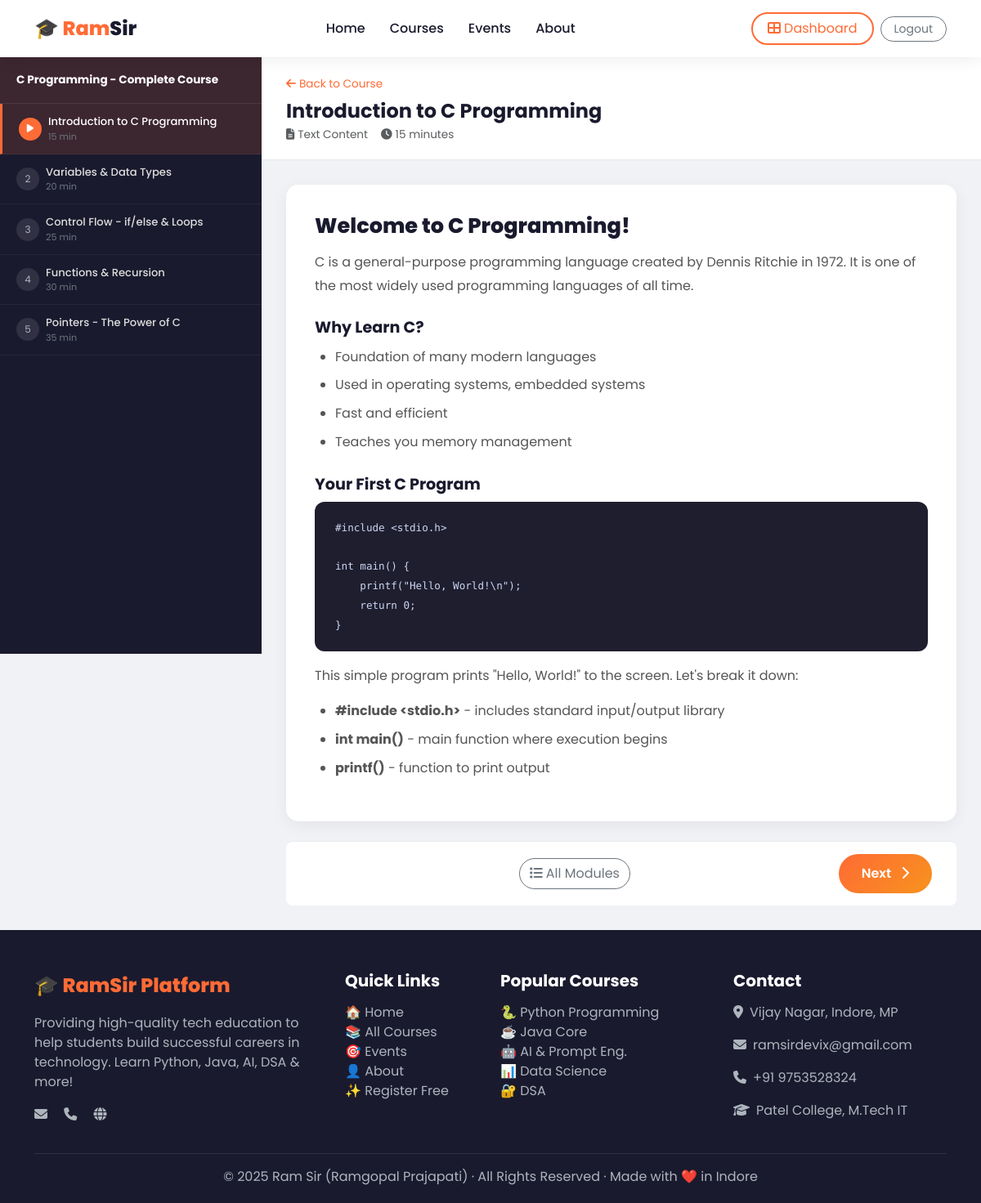
Screenshot of /courses/c-programming-complete-course/module/1/ (signed in) with the database file from the repository.
### courses/models.py (models this page shows, shortened)
class Course(models.Model):
    LEVEL_CHOICES = [
        ('beginner', 'Beginner'),
        ('intermediate', 'Intermediate'),
        ('advanced', 'Advanced'),
        ('all', 'All Levels'),
    ]
    TYPE_CHOICES = [
        ('free', 'Free'),
        ('paid', 'Paid'),
    ]
    title = models.CharField(max_length=200)
    slug = models.SlugField(unique=True, blank=True)
    category = models.ForeignKey(Category, on_delete=models.SET_NULL, null=True)
    description = models.TextField()
    short_description = models.CharField(max_length=300)
    thumbnail = models.ImageField(upload_to='course_thumbnails/', blank=True, null=True)
    thumbnail_url = models.URLField(blank=True, help_text="Or paste image URL here")
    course_type = models.CharField(max_length=10, choices=TYPE_CHOICES, default='free')
    price = models.DecimalField(max_digits=8, decimal_places=2, default=0.00)
    level = models.CharField(max_length=15, choices=LEVEL_CHOICES, default='all')
    duration = models.CharField(max_length=50, blank=True, help_text="e.g. 20 hours")
    instructor_name = models.CharField(max_length=100, default='Ram Sir (Ramgopal Prajapati)')
    instructor_bio = models.TextField(blank=True)
    is_featured = models.BooleanField(default=False)
    is_active = models.BooleanField(default=True)
    students_count = models.IntegerField(default=0)
    rating = models.DecimalField(max_digits=3, decimal_places=1, default=4.9)
    what_you_learn = models.TextField(blank=True, help_text="One point per line")
    requirements = models.TextField(blank=True, help_text="One requirement per line")
    created_at = models.DateTimeField(auto_now_add=True)
    updated_at = models.DateTimeField(auto_now=True)
    class Meta:
        ordering = ['-is_featured', '-created_at']
    def get_modules(self):
        return self.modules.filter(is_active=True).order_by('order')

class Module(models.Model):
    CONTENT_TYPE_CHOICES = [
        ('video', 'YouTube Video'),
        ('text', 'Text Content'),
        ('image', 'Image'),
        ('mixed', 'Mixed Content'),
    ]
    course = models.ForeignKey(Course, on_delete=models.CASCADE, related_name='modules')
    title = models.CharField(max_length=200)
    description = models.TextField(blank=True)
    order = models.IntegerField(default=0)
    content_type = models.CharField(max_length=10, choices=CONTENT_TYPE_CHOICES, default='mixed')
    youtube_url = models.URLField(blank=True, help_text="YouTube video URL or ID")
    text_content = models.TextField(blank=True, help_text="Rich text content, supports HTML")
    image = models.ImageField(upload_to='module_images/', blank=True, null=True)
    image_url = models.URLField(blank=True, help_text="Or paste image URL")
    image_caption = models.CharField(max_length=300, blank=True)
    duration_minutes = models.IntegerField(default=0, help_text="Duration in minutes")
    is_active = models.BooleanField(default=True)
    is_preview = models.BooleanField(default=False, help_text="Free preview for paid courses?")
    ai_generated = models.BooleanField(default=False)
    created_at = models.DateTimeField(auto_now_add=True)
    updated_at = models.DateTimeField(auto_now=True)
    class Meta:
        ordering = ['order']

### courses/views.py (the view)
# urls.py: path('courses/<slug:course_slug>/module/<int:module_id>/', course_views.module_detail, name='module_detail'),
@login_required
def module_detail(request, course_slug, module_id):
    course = get_object_or_404(Course, slug=course_slug, is_active=True)
    module = get_object_or_404(Module, id=module_id, course=course, is_active=True)
    is_enrolled = Enrollment.objects.filter(user=request.user, course=course, status='active').exists()
    if course.course_type == 'paid' and not is_enrolled and not module.is_preview:
        messages.error(request, '🔒 Please enroll in this course to access this module.')
        return redirect('course_detail', slug=course_slug)
    if is_enrolled:
        ModuleProgress.objects.get_or_create(user=request.user, module=module)
    modules = course.get_modules()
    progress_data = {}
    for m in modules:
        prog = ModuleProgress.objects.filter(user=request.user, module=m).first()
        progress_data[m.id] = prog.completed if prog else False
    module_list = list(modules)
    current_idx = next((i for i, m in enumerate(module_list) if m.id == module.id), 0)
    prev_module = module_list[current_idx - 1] if current_idx > 0 else None
    next_module = module_list[current_idx + 1] if current_idx < len(module_list) - 1 else None
    enrollment = Enrollment.objects.filter(user=request.user, course=course).first()
    context = {
        'course': course,
        'module': module,
        'modules': modules,
        'progress_data': progress_data,
        'prev_module': prev_module,
        'next_module': next_module,
        'enrollment': enrollment,
        'is_enrolled': is_enrolled,
    }
    return render(request, 'courses/module_detail.html', context)

### courses/templatetags/course_extras.py (called while the page is built)
@register.filter
def get_item(dictionary, key):
    if isinstance(dictionary, dict):
        return dictionary.get(key, False)
    return False

### templates/courses/module_detail.html (shortened to what this page needs)
{% extends 'base.html' %}
{% load course_extras %}
{% block content %}
<div class="learning-layout">
    <div class="course-sidebar-nav">
        <div class="sidebar-header">
            <h6>{{ course.title }}</h6>
        </div>
        {% for m in modules %}
        <a href="/courses/{{ course.slug }}/module/{{ m.id }}/"
           class="module-nav-item d-flex align-items-center gap-2
                  {% if m.id == module.id %}active{% elif progress_data|get_item:m.id %}done{% endif %}">
            <div class="mnum">
                {% if progress_data|get_item:m.id %}<i class="fas fa-check" style="font-size:0.7rem"></i>
                {% elif m.id == module.id %}<i class="fas fa-play" style="font-size:0.7rem"></i>
                {% else %}{{ forloop.counter }}{% endif %}
            </div>
            <div>
                <div class="mtitle">{{ m.title }}</div>
                {% if m.duration_minutes %}<div style="font-size:0.7rem;color:#6c757d">{{ m.duration_minutes }} min</div>{% endif %}
            </div>
        </a>
        {% endfor %}
    </div>
    <div class="learning-main">
        <div class="content-header">
            <div class="d-flex justify-content-between align-items-start flex-wrap gap-3">
                <div>
                    <a href="/courses/{{ course.slug }}/" style="color:var(--primary);text-decoration:none;font-size:0.85rem">
                        <i class="fas fa-arrow-left me-1"></i>Back to Course
                    </a>
                    <h4 class="mt-2 mb-1" style="font-weight:700">{{ module.title }}</h4>
                    <div class="d-flex gap-3 text-muted" style="font-size:0.85rem">
                        <span><i class="fas fa-{% if module.content_type == 'video' %}play-circle{% else %}file-alt{% endif %} me-1"></i>{{ module.get_content_type_display }}</span>
                        {% if module.duration_minutes %}<span><i class="fas fa-clock me-1"></i>{{ module.duration_minutes }} minutes</span>{% endif %}
                    </div>
                </div>
            </div>
        </div>
        <div class="content-body">
            {% if module.text_content %}
            <div class="text-content">
                {{ module.text_content|safe }}
            </div>
            {% endif %}
            <div class="bottom-nav mt-4 rounded-3">
                <a href="/courses/{{ course.slug }}/" class="btn btn-outline-secondary rounded-pill">
                    <i class="fas fa-list me-1"></i>All Modules
                </a>
                <div>
                    {% if next_module %}
                    <a href="/courses/{{ course.slug }}/module/{{ next_module.id }}/" class="btn btn-primary-custom rounded-pill">
                        Next <i class="fas fa-chevron-right ms-2"></i>
                    </a>
                    {% else %}
                    <a href="/courses/{{ course.slug }}/" class="btn btn-success rounded-pill">
                        <i class="fas fa-flag-checkered me-2"></i>Course Complete!
                    </a>
                    {% endif %}
                </div>
            </div>
        </div>
    </div>
</div>
{% endblock %}

### static/css/main.css (style rules this page uses)
html { scroll-behavior: smooth; }

### templates/base.html (style rules this page uses)
:root { --primary: #ff6b35; --primary-dark: #e55a24; --secondary: #1a1a2e; --accent: #4361ee; --success: #2ec4b6; --text-dark: #1a1a2e; --text-light: #6c757d; --bg-light: #f8f9ff; --card-bg: #ffffff; --gradient: linear-gradient(135deg, #ff6b35, #f7931e); --gradient2: linear-gradient(135deg, #4361ee, #7209b7); }
* { margin: 0; padding: 0; box-sizing: border-box; }
body { font-family: 'Poppins', sans-serif; background: var(--bg-light); color: var(--text-dark); }
code, pre { font-family: 'Fira Code', monospace; }
.btn-primary-custom { background: var(--gradient); border: none; color: white; padding: 12px 28px; border-radius: 30px; font-weight: 600; transition: all 0.3s; }
pre { background: #1e1e2e; color: #cdd6f4; padding: 20px; border-radius: 12px; overflow-x: auto; font-size: 0.875rem; line-height: 1.6; }
pre code { color: inherit; }

### templates/courses/module_detail.html (style rules this page uses)
body { background: #f0f2f5; }
.learning-layout { display: flex; min-height: calc(100vh - 70px); }
.course-sidebar-nav { width: 320px; flex-shrink: 0; background: #1a1a2e; overflow-y: auto; max-height: calc(100vh - 70px); position: sticky; top: 70px; }
.sidebar-header { background: rgba(255,107,53,0.15); padding: 20px; border-bottom: 1px solid rgba(255,255,255,0.08); }
.sidebar-header h6 { color: white; font-weight: 700; margin: 0; font-size: 0.85rem; }
.module-nav-item { display: block; padding: 12px 20px; border-bottom: 1px solid rgba(255,255,255,0.05); cursor: pointer; text-decoration: none; transition: all 0.2s; }
.module-nav-item.active { background: rgba(255,107,53,0.15); border-left: 3px solid var(--primary); }
.module-nav-item .mnum { width: 28px; height: 28px; border-radius: 50%; background: rgba(255,255,255,0.1); display: flex; align-items: center; justify-content: center; font-size: 0.75rem; color: #adb5bd; flex-shrink: 0; }
.module-nav-item.active .mnum { background: var(--primary); color: white; }
.module-nav-item .mtitle { font-size: 0.82rem; color: #ddd; font-weight: 500; }
.module-nav-item.active .mtitle { color: white; }
.learning-main { flex: 1; overflow-y: auto; }
.content-header { background: white; padding: 20px 30px; border-bottom: 1px solid #e9ecef; }
.content-body { padding: 30px; max-width: 900px; }
.text-content { background: white; border-radius: 15px; padding: 35px; line-height: 1.8; box-shadow: 0 5px 20px rgba(0,0,0,0.06); }
.text-content h2 { font-size: 1.6rem; font-weight: 800; color: #1a1a2e; margin-bottom: 15px; }
.text-content h3 { font-size: 1.2rem; font-weight: 700; color: #1a1a2e; margin: 25px 0 10px; }
.text-content p { color: #555; margin-bottom: 15px; }
.text-content ul, .text-content ol { color: #555; padding-left: 25px; margin-bottom: 15px; }
.text-content li { margin-bottom: 6px; }
.text-content pre { background: #1e1e2e; color: #cdd6f4; padding: 20px 25px; border-radius: 12px; overflow-x: auto; font-family: 'Fira Code', monospace; font-size: 0.875rem; line-height: 1.7; }
.text-content code { background: #f0f0f5; color: var(--primary); padding: 2px 6px; border-radius: 4px; font-family: 'Fira Code', monospace; font-size: 0.9em; }
.text-content pre code { background: transparent; color: inherit; padding: 0; }
.bottom-nav { background: white; border-top: 1px solid #e9ecef; padding: 15px 30px; display: flex; justify-content: space-between; align-items: center; }

### rows the page displays
Course: title "C Programming - Complete Course"
Module: title "Introduction to C Programming", duration_minutes "15", content_type "Text Content", text_content "Welcome to C Programming! C is a general-purpose programming language created by Dennis Ritchie in 1972. It is one of the most widely used programming languages of all time. Why Learn C? Foundation of many modern languages Used in operating systems, embedded systems Fast and efficient Teaches you memory management Your First C Program #include <stdio.h> int main() { printf(\"Hello, World!\\n\"); return 0; } This simple program prints \"Hello, World!\" to the screen. Let's break it down: #include <stdio.h> - includes standard input/output library int main() - main function where execution begins printf() - function to print output"
Module: title "Variables & Data Types", duration_minutes "20"
Module: title "Control Flow - if/else & Loops", duration_minutes "25"
Module: title "Functions & Recursion", duration_minutes "30"
Module: title "Pointers - The Power of C", duration_minutes "35"
